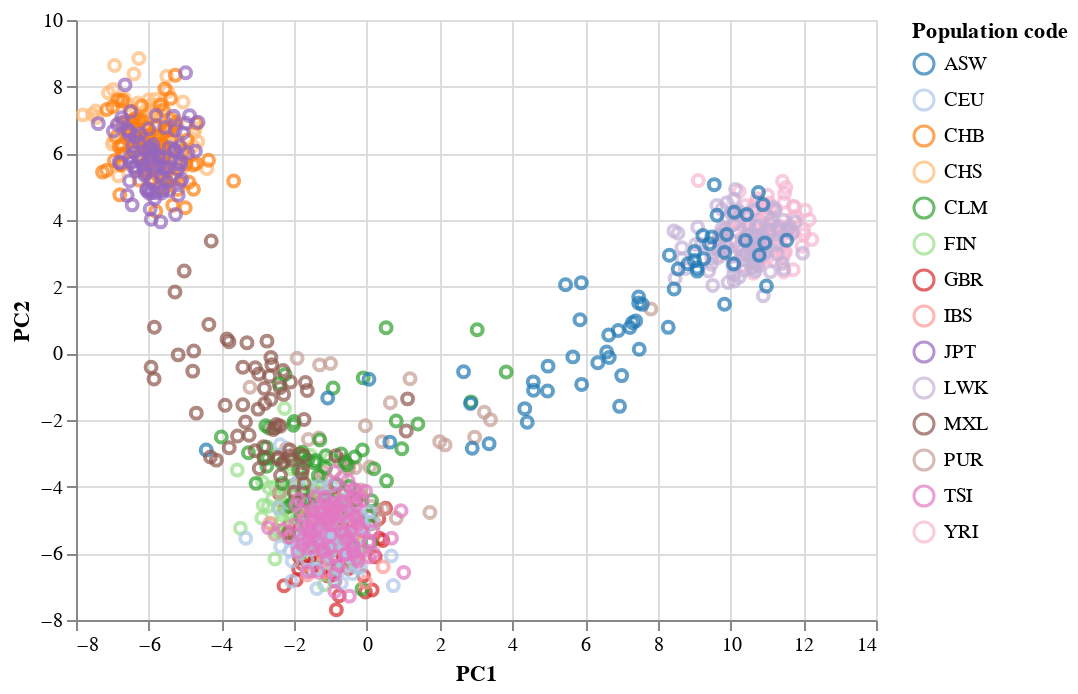

Notebook code for this chart:
### Markdown cell above
Now that we have data produced by pca, we can plot it.

First things first, we should reduce the dataframe down to only those columns we are using to plot since `altair` encodes all the columns in the df wether or not we use them in the plot.

### Code cell
import altair as alt

df_plot = df[non_snp_columns].copy()  
df_plot['PC1'] = to_plot[:, 0]
df_plot['PC2'] = to_plot[:, 1]

population = pd.read_csv("/content/drive/MyDrive/colab data/igsr_populations.tsv", sep='\t')

df_plot = df_plot.merge(population, on="Population code", how="inner")

alt.Chart(df_plot).mark_point().encode(
    x='PC1',
    y='PC2',
    color=alt.Color('Population code', scale=alt.Scale(scheme="category20")),
)

### Figure 1 — Vega-Lite specification as saved in the notebook (floating-point values rounded to 4 significant figures; data arrays with more than 128 entries replaced by an {"elided": "..."} marker saying what was removed)
{"config": {"view": {"continuousWidth": 400, "continuousHeight": 300}}, "data": {"name": "data-33302e5081af0bd1333b5224f9c34cbc"}, "mark": "point", "encoding": {"color": {"field": "Population code", "scale": {"scheme": "category20"}, "type": "nominal"}, "x": {"field": "PC1", "type": "quantitative"}, "y": {"field": "PC2", "type": "quantitative"}}, "$schema": "https://vega.github.io/schema/vega-lite/v4.17.0.json", "datasets": {"data-33302e5081af0bd1333b5224f9c34cbc": {"elided": "1092 records"}}}
